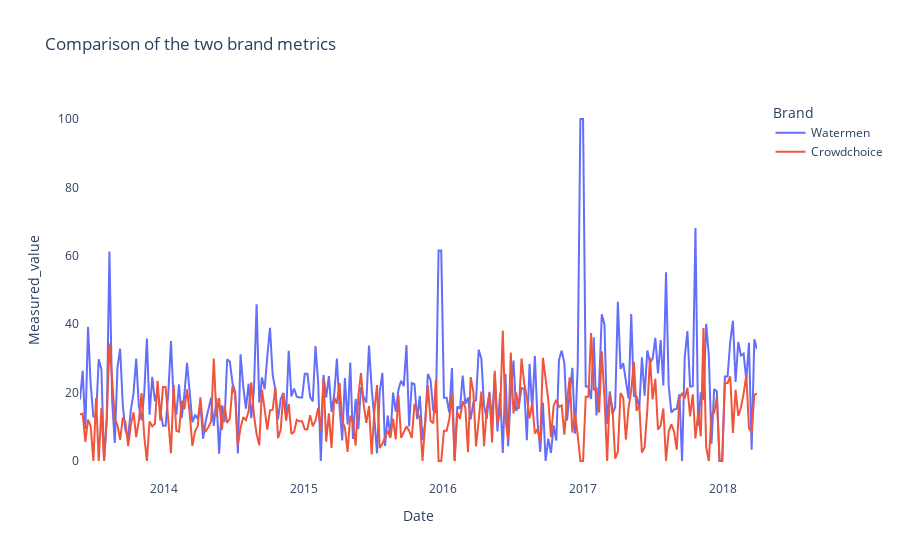

Source (notebook cell):
### Markdown cell above
This confirms that both belong to the same cluster **(5)** . It will be visually corroborated below that they do in fact have a similar pattern in common (in proportion and at a slight offset).

### Code cell
# Comparison of the two brand metrics
TwoBrands = TS.loc[(TS.Brand.str.match(pat='Crowdchoice|Watermen')) & (TS.Metric.str.match(pat='For the people who know about drinks')),['Brand','Measured_value']]

fig = px.line(TwoBrands, x=TwoBrands.index, y='Measured_value', color='Brand', title='Comparison of the two brand metrics')
fig.update_layout(
    showlegend=True,
    plot_bgcolor="white")

### Figure 1 — Plotly figure (JSON) as saved in the notebook; plotly's stock layout.template omitted (floating-point values rounded to 4 significant figures; data arrays with more than 128 entries replaced by an {"elided": "..."} marker saying what was removed)
{"data": [{"hovertemplate": "Brand=Watermen<br>Date=%{x}<br>Measured_value=%{y}<extra></extra>", "legendgroup": "Watermen", "line": {"color": "#636efa", "dash": "solid"}, "marker": {"symbol": "circle"}, "mode": "lines", "name": "Watermen", "orientation": "v", "showlegend": true, "type": "scatter", "x": {"elided": "254 str values"}, "xaxis": "x", "y": {"elided": "254 float values"}, "yaxis": "y"}, {"hovertemplate": "Brand=Crowdchoice<br>Date=%{x}<br>Measured_value=%{y}<extra></extra>", "legendgroup": "Crowdchoice", "line": {"color": "#EF553B", "dash": "solid"}, "marker": {"symbol": "circle"}, "mode": "lines", "name": "Crowdchoice", "orientation": "v", "showlegend": true, "type": "scatter", "x": {"elided": "254 str values"}, "xaxis": "x", "y": {"elided": "254 float values"}, "yaxis": "y"}], "layout": {"autosize": true, "legend": {"title": {"text": "Brand"}, "tracegroupgap": 0}, "plot_bgcolor": "white", "showlegend": true, "title": {"text": "Comparison of the two brand metrics"}, "xaxis": {"anchor": "y", "autorange": true, "domain": [0, 1], "range": ["2013-05-26", "2018-04-01"], "showspikes": false, "title": {"text": "Date"}, "type": "date"}, "yaxis": {"anchor": "x", "autorange": true, "domain": [0, 1], "range": [-5.554, 105.6], "showspikes": false, "title": {"text": "Measured_value"}, "type": "linear"}}}
